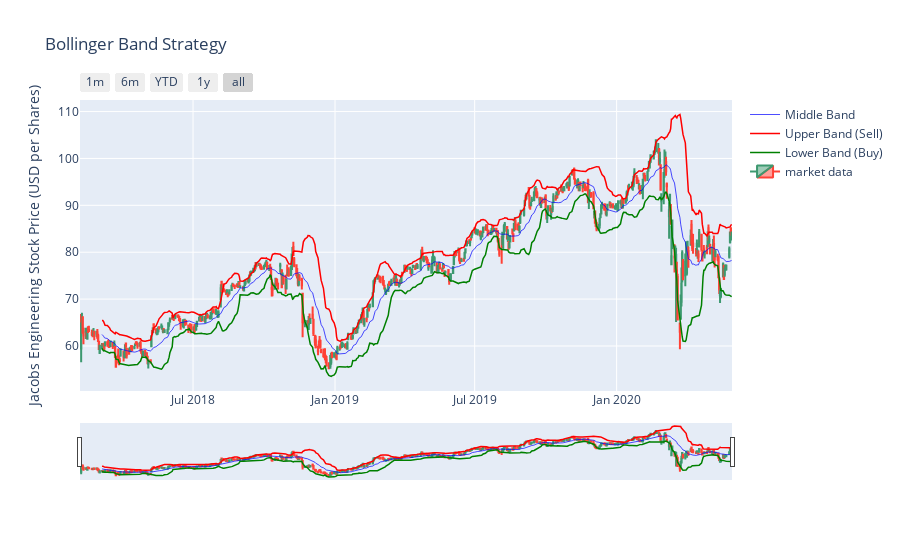

Source (notebook cell):
### Code cell
fig = go.Figure()

fig.add_trace(go.Scatter(x=df.index, y=df['Middle Band'], line=dict(color='blue', width=0.7), name='Middle Band'))
fig.add_trace(go.Scatter(x=df.index, y=df['Upper Band'], line=dict(color='red', width=1.5), name='Upper Band (Sell)'))
fig.add_trace(go.Scatter(x=df.index, y=df['Lower Band'], line=dict(color='green', width=1.5), name='Lower Band (Buy)'))

fig.add_trace(go.Candlestick(x=df.index,
                             open=df['Open'],
                             high=df['High'],
                             low=df['Low'],
                             close=df['Close'],
                             name='market data'))

fig.update_layout(title='Bollinger Band Strategy', yaxis_title='Jacobs Engineering Stock Price (USD per Shares)')

fig.update_xaxes(rangeslider_visible=True, 
                 rangeselector=dict(
                        buttons=list([
                                dict(count=1, label='1m', step='month', stepmode='backward'),
                                dict(count=6, label='6m', step='month', stepmode='backward'),
                                dict(count=1, label='YTD', step='year', stepmode='todate'),
                                dict(count=1, label='1y', step='year', stepmode='backward'),
                                dict(step='all')
                                    ])
                                    )
                )

fig.show()

### Figure 1 — Plotly figure (JSON) as saved in the notebook; plotly's stock layout.template omitted (floating-point values rounded to 4 significant figures; data arrays with more than 128 entries replaced by an {"elided": "..."} marker saying what was removed)
{"data": [{"line": {"color": "blue", "width": 0.7}, "name": "Middle Band", "type": "scatter", "x": {"elided": "583 str values"}, "y": {"elided": "583 float values"}}, {"line": {"color": "red", "width": 1.5}, "name": "Upper Band (Sell)", "type": "scatter", "x": {"elided": "583 str values"}, "y": {"elided": "583 float values"}}, {"line": {"color": "green", "width": 1.5}, "name": "Lower Band (Buy)", "type": "scatter", "x": {"elided": "583 str values"}, "y": {"elided": "583 float values"}}, {"close": {"elided": "583 float values"}, "high": {"elided": "583 float values"}, "low": {"elided": "583 float values"}, "name": "market data", "open": {"elided": "583 float values"}, "type": "candlestick", "x": {"elided": "583 str values"}}], "layout": {"autosize": true, "title": {"text": "Bollinger Band Strategy"}, "xaxis": {"autorange": true, "range": ["2018-02-04 12:00", "2020-05-29 12:00"], "rangeselector": {"buttons": [{"count": 1, "label": "1m", "step": "month", "stepmode": "backward"}, {"count": 6, "label": "6m", "step": "month", "stepmode": "backward"}, {"count": 1, "label": "YTD", "step": "year", "stepmode": "todate"}, {"count": 1, "label": "1y", "step": "year", "stepmode": "backward"}, {"step": "all"}]}, "rangeslider": {"autorange": true, "range": ["2018-02-04 12:00", "2020-05-29 12:00"], "visible": true, "yaxis": {"_template": null, "rangemode": "match"}}, "type": "date"}, "yaxis": {"autorange": true, "range": [50.4, 112.5], "title": {"text": "Jacobs Engineering Stock Price (USD per Shares)"}, "type": "linear"}}}
